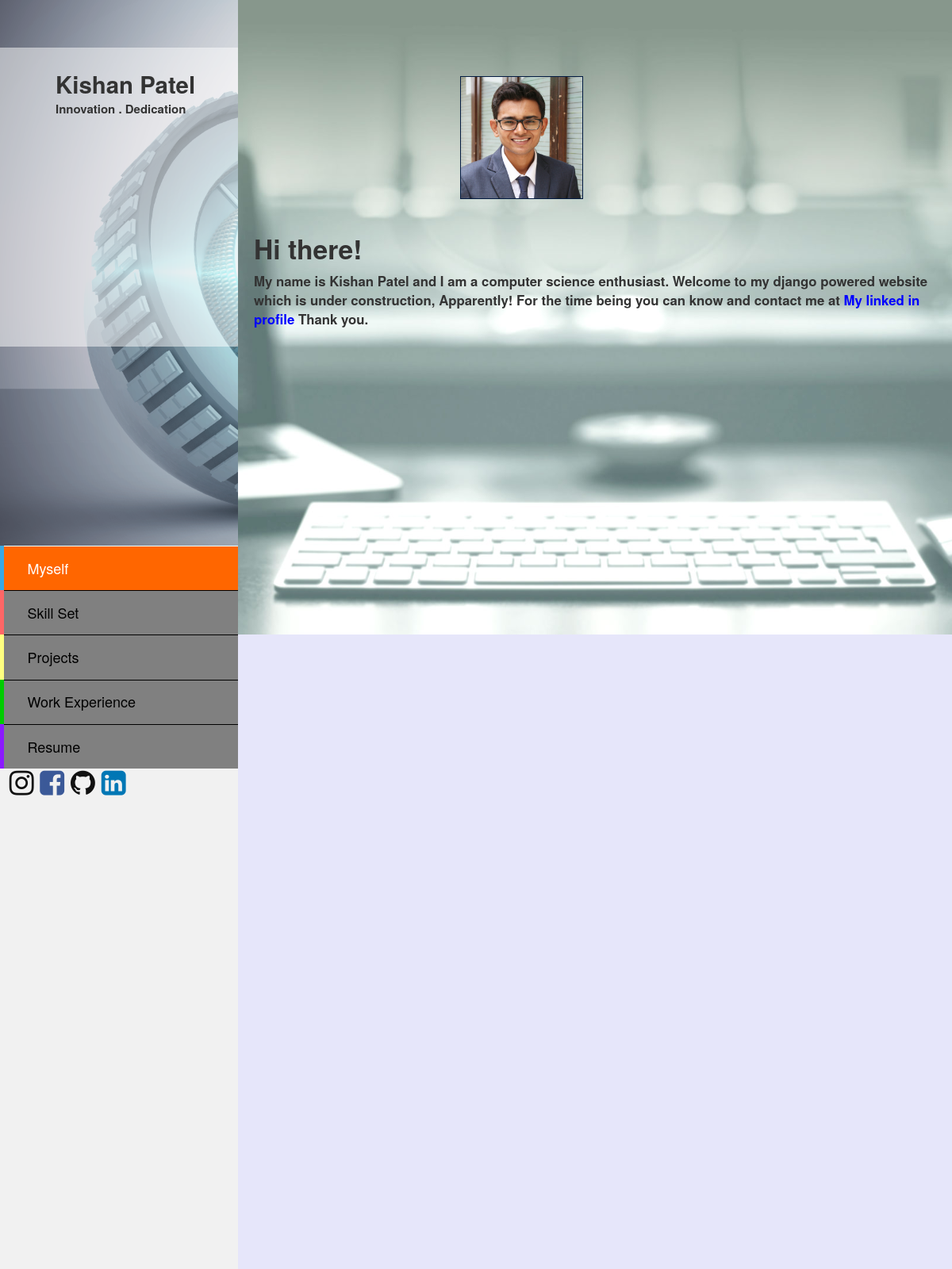
Before: / with the older database file.
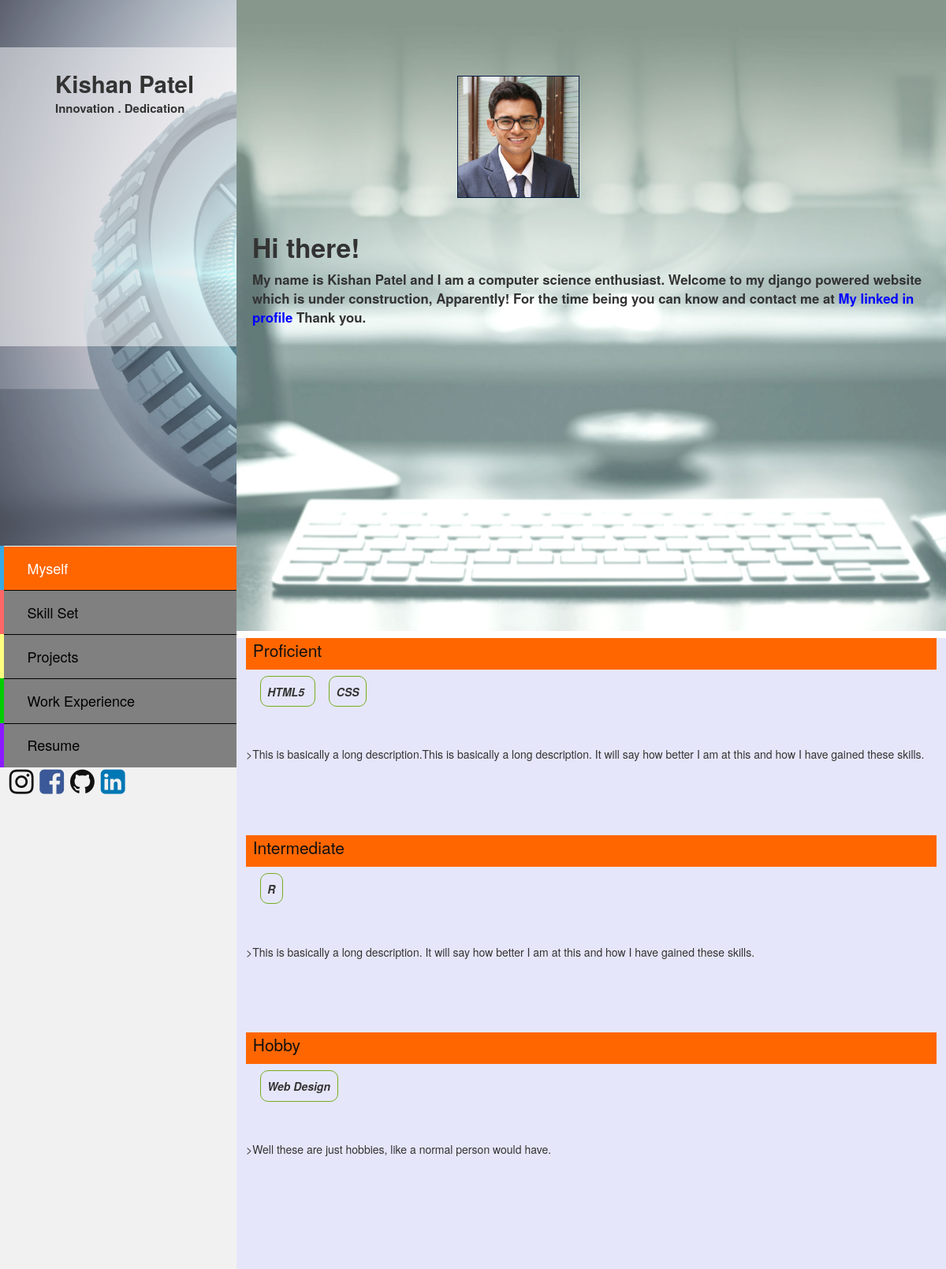
After: the same page with the newer database file.
### myself/models.py (models this page shows, shortened)
class Skilltype(models.Model):
    skilltitle = models.CharField(max_length=50)
    skilldesc = models.CharField(max_length=500)

class Skills(models.Model):
    skilltype = models.ForeignKey(Skilltype, on_delete=models.CASCADE);
    skillname = models.CharField(max_length=50)

### myself/views.py (the view)
# urls.py: url(r'^$', views.index, name='index'),
def index(request):
    all_skilltype= Skilltype.objects.all()
    all_skillnames= Skills.objects.all()
    context={
            'all_skilltype' : all_skilltype,
            'all_skills': all_skillnames,}
    return render(request,'myself/index.html',context)

### myself/templates/myself/index.html
{% extends 'myself/base.html' %}
{% block body %}
<div id="homepage">
	<div class="myimg"><img src="/static/images/kishan.jpg"></div>
	<div class="intro"><h1 class="hi">Hi there!</h1> My name is Kishan Patel and I am a computer science enthusiast. Welcome to my django powered website which is
	under construction, Apparently! For the time being you can know and contact me at <a class="linkedin" href="https://www.linkedin.com/in/kishanpatel29/" target="_blank">My linked in profile</a>
	Thank you.</div>
</div>
<div id="skillsetpage">
	{% for skilltype in all_skilltype %}
	<div class="skilltitle">
		{{ skilltype.skilltitle }}
	</div>
	<div class="skills">
		{% for skills in all_skills %}
		{% if skills.skilltype == skilltype %}
		<i class="name">
		{{skills.skillname}}
		{% endif %}
		</i>
		{% endfor %}
	</div>
	<div class="skilldesc">
		>{{skilltype.skilldesc}}
	</div>
	{% endfor %}
</div>
{% endblock %}

### myself/templates/myself/base.html (shortened to what this page needs)
<!DOCTYPE html>
<html lang="en">
<head>
    {% load staticfiles %}
    <link rel="stylesheet" href="https://maxcdn.bootstrapcdn.com/bootstrap/3.3.6/css/bootstrap.min.css">
    <link rel="stylesheet" type="text/css" href="{% static 'myself/style.css' %}"/>
    <link rel="stylesheet" href="https://cdnjs.cloudflare.com/ajax/libs/font-awesome/4.7.0/css/font-awesome.min.css">
</head>
<body>
  <ul class="leftmenu">
  				  <div class="nametag"><div class="logo">Kishan Patel<span>Innovation . Dedication</span></div></div>
                    <li class="myself"><a class="active" href="#homepage"> Myself</a></li>
                    <li class="skillset"><a href="#skillsetpage"> Skill Set</a></li>
                    <li class="projects"><a href="#projects"> Projects</a></li>
                    <li class="workex"><a href="#workex"> Work Experience</a></li>
                    <li class="resume"><a href="#resume"> Resume</a></li>
                    <div class="links">&nbsp&nbsp
                      <a href="https://www.instagram.com/kishan_p29" target="_blank"><i class="fa fa-instagram" style="font-size:36px; color:#111111"></i></a>
                      &nbsp<a href="https://www.facebook.com/people/Kishan-Patel/100003783286645" target="_blank"><i class="fa fa-facebook-square" style="font-size:36px;color:#3b5998"></i></a>
                      &nbsp<a href="https://github.com/kishanp1" target="_blank"><i class="fa fa-github" style="font-size:36px; color:#111111"></i></a>
                      &nbsp<a href="https://www.linkedin.com/in/kishanpatel29/" target="_blank"><i class="fa fa-linkedin-square" style="font-size:36px;color:#0077B5"></i></a>
                    </div>
                </ul>
  {% block body %}
  {% endblock %}
  </body>
  </html>

### myself/static/myself/style.css (style rules this page uses)
.leftmenu { list-style-type: none; margin: 0; padding: 0; width: 25%; background-color: #f1f1f1; height: 100%; position: fixed; overflow: auto; }
li a { display: block; height:20%; color: #000; padding-left:10%; padding-top:5%; padding-bottom:5%; text-decoration: none; font-size:18px; background-color: #808080; border-style:solid; border-width: 1px 0 0 0; }
li a.active { background-color: #ff6600; color: white; }
.nametag { background-image:url("/static/images/menubg.png"); background-color:#3a3430; height: 43%; background-size:cover; padding-top:20%; }
.logo { height: 60%; padding: 25px 20px 20px 70px; font-size:210%; position: relative; background: rgba(255, 255, 255, 0.5); font-weight: 600; }
.logo span { font-size:15px; display:block; }
.myself { border-left-style:solid; border-left-color:#38a9e3; border-left-width:5px; }
.skillset { border-left-style:solid; border-left-color:#ff6666; border-left-width:5px; }
.projects { border-left-style:solid; border-left-color:#ffff80; border-left-width:5px; }
.workex { border-left-style:solid; border-left-color:#00cc00; border-left-width:5px; }
.resume { border-left-style:solid; border-left-color:#8c1aff; border-left-width:5px; }
#homepage { background-image:url("/static/images/homepage.jpg"); background-size:cover; height: 100vh; padding-left: 100px; background-position: 10px; }
.myimg { position:absolute; margin-top:8%; margin-left:40%; float: left; }
.myimg img { height: 25%; width: 25%; border:1px solid #021a40; }
.intro { margin-left:20%; padding-top:25%; font-size: 120%; font-weight: bold; }
h1.hi { font-size: 200%; font-weight: bold; }
a.linkedin { color: #0000FF; }
#skillsetpage { background-color: #E6E6FA; height: 100vh; padding-left: 26%; padding-right: 1%; background-position: 10px; }
.skilltitle { margin-top: 1%; display: block; width: auto; height: 5%; background-color: #ff6600; font-size: 150%; color: #111111; padding-left: 1%; }
.skills { display: block; margin-top: 1%; padding-top: 1%; width: 100%; height: 10%; }
.skilldesc { display: block; margin-top: 1%; width: 100%; height: 13%; }
.name { border: 1px solid #73AD21; border-radius: 10px; margin-left: 2%; margin-top: 2%; padding: 1%; width:auto; height: 1%; font-weight: bold; }

Changed rows visible on the page:
added Skilltype: skilltitle "Proficient", skilldesc "This is basically a long description.This is basically a long description. It will say how better I am at this and how I have gained these skills."
added Skills: skillname "HTML5", shown under "Proficient"
added Skills: skillname "CSS", shown under "Proficient"
added Skilltype: skilltitle "Intermediate", skilldesc "This is basically a long description. It will say how better I am at this and how I have gained these skills."
added Skills: skillname "R", shown under "Intermediate"
added Skilltype: skilltitle "Hobby", skilldesc "Well these are just hobbies, like a normal person would have."
added Skills: skillname "Web Design", shown under "Hobby"
